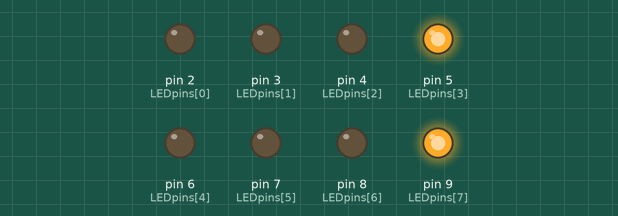
A sketch run on a simulated Arduino Uno, built with avr-gcc and run on an emulated ATmega328P. Parts: output pins drawn as LEDs (lit = HIGH).

Above: at 0.2 s.
At 0.7 s:
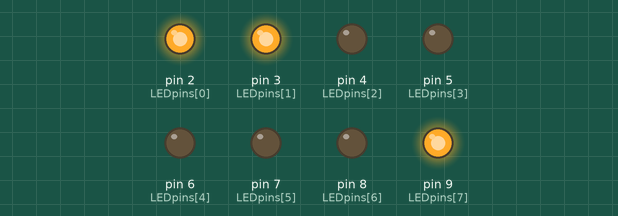
At 1.2 s:
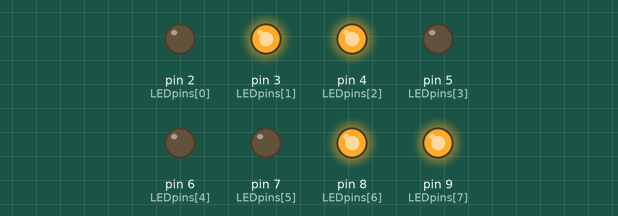
At 1.7 s:
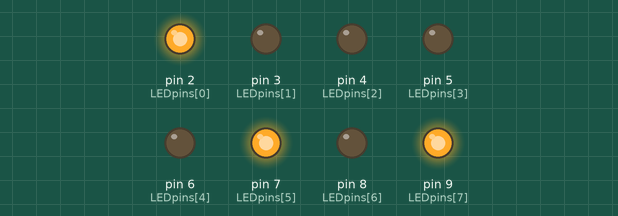
At 2.7 s:
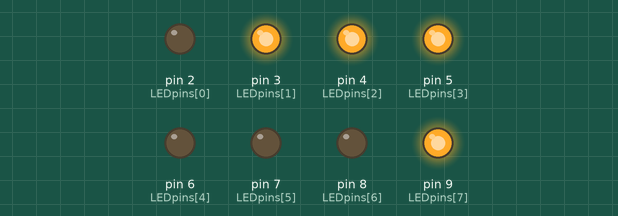
At 3.7 s:
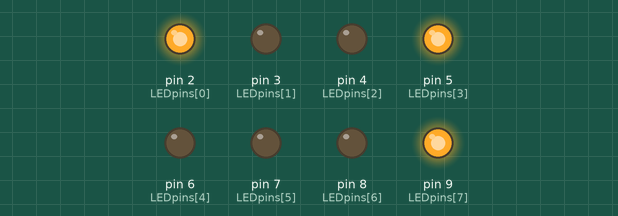
Timing chart, 0 to 4.6 s (numbered marks = the images above):
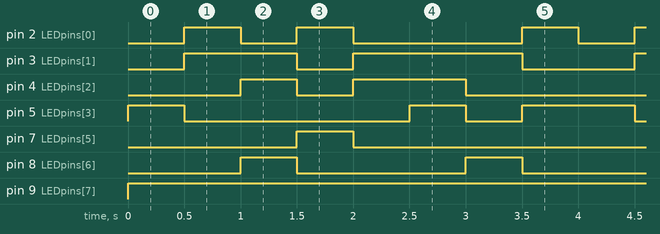

The sketch:

project_10-4.ino
```cpp
int LEDpins[] = {2, 3, 4, 5, 6, 7, 8, 9};
int NumLEDs = 8;
int digitmap[8][8] =
{
  {0, 0, 0, 1, 0, 0, 0, 1}, //A
  {1, 1, 0, 0, 0, 0, 0, 1}, //b
  {0, 1, 1, 0, 0, 0, 1, 1}, //C
  {1, 0, 0, 0, 0, 1, 0, 1}, //d
  {0, 1, 1, 0, 0, 0, 0, 1}, //E
  {0, 1, 1, 1, 0, 0, 0, 1}, //F
  {0, 1, 0, 0, 0, 0, 1, 1}, //G
  {1, 0, 0, 1, 0, 0, 0, 1}, //H
};

void setup()
{
  int i;
  for (int i = 0 ; i < NumLEDs; i++)
  {
    pinMode(LEDpins[i], OUTPUT);
  }

}

void loop()
{
  int i, j;
  for (i = 0 ; i < 8 ; i++)
  {
    for (j = 0 ; j < NumLEDs ; j++)
    {
      digitalWrite(LEDpins[j], digitmap[i][j]);
    }
    delay(500);
  }

}
```

Measured:
- by itself, pin 2 (LEDpins[0]): repeats every 4.0 s: LOW 0.50 s, HIGH 0.50 s, LOW 1.5 s, HIGH 0.50 s, LOW 0.50 s, HIGH 0.50 s
- by itself, pin 3 (LEDpins[1]): repeats every 4.0 s: LOW 0.50 s, HIGH 1.5 s, LOW 1.0 s, HIGH 1.0 s
- by itself, pin 4 (LEDpins[2]): repeats every 4.0 s: LOW 0.50 s, HIGH 1.0 s, LOW 2.0 s, HIGH 0.50 s
- by itself, pin 5 (LEDpins[3]): repeats every 4.0 s: LOW 2.0 s, HIGH 0.50 s, LOW 0.50 s, HIGH 1.0 s
- by itself, pin 7 (LEDpins[5]): alternates HIGH for 0.50 s and LOW for 3.5 s
- by itself, pin 8 (LEDpins[6]): alternates HIGH for 0.50 s and LOW for 1.5 s
- by itself, pin 9 (LEDpins[7]): LOW → HIGH at 0.00 s
